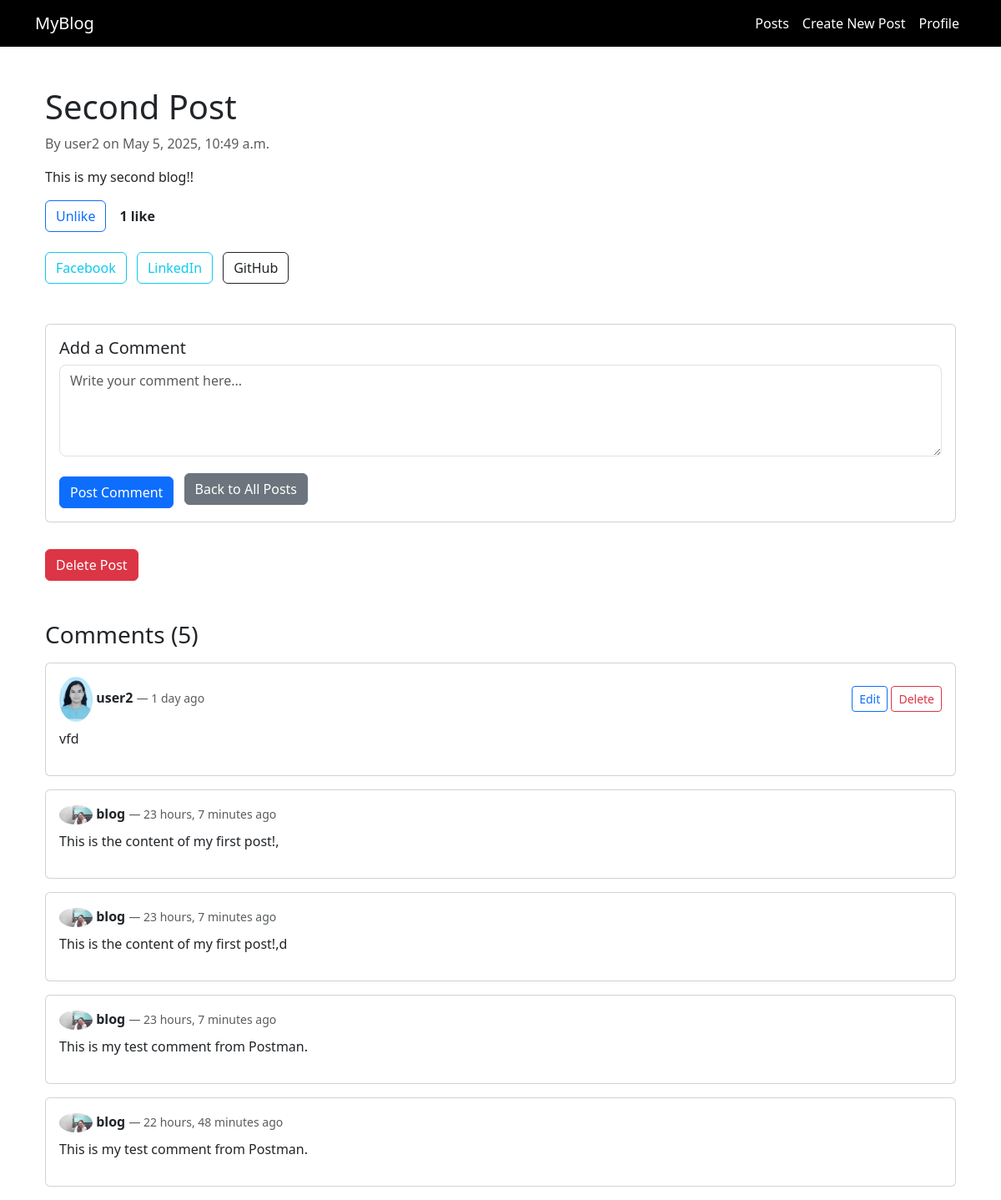
Page /post/54/ (signed in) on the committed database.
### blog/models.py (models this page shows, shortened)
class Post(models.Model):
    title = models.CharField(max_length=255)
    content = models.TextField()
    image = models.ImageField(upload_to='post_images/', blank=True, null=True)
    author = models.ForeignKey(User, on_delete=models.CASCADE)
    created_at = models.DateTimeField(auto_now_add=True)
    updated_at = models.DateTimeField(auto_now=True)
    likes = models.ManyToManyField(User, related_name='liked_posts', blank=True)
    total_likes = models.PositiveIntegerField(default=0)
    def total_likes(self):
        return self.likes.count()

class Comment(models.Model):
    post = models.ForeignKey(Post, related_name='comments', on_delete=models.CASCADE)
    author = models.ForeignKey(User, on_delete=models.CASCADE)
    content = models.TextField()
    created_at = models.DateTimeField(auto_now_add=True)
    updated_at = models.DateTimeField(auto_now=True)
    class Meta:
        permissions = [
            ("can_edit_comment", "Can edit comment"),
            ("can_delete_comment", "Can delete comment"),
        ]

class Profile(models.Model):
    user = models.OneToOneField(User, on_delete=models.CASCADE)
    profile_picture = models.ImageField(upload_to='profile_pics/', blank=True, null=True)
    first_name = models.CharField(max_length=100, blank=True, null=True)
    last_name = models.CharField(max_length=100, blank=True, null=True)
    email = models.EmailField(blank=True, null=True)

### blog/views.py (the view)
# urls.py: path('post/<int:pk>/', views.post_detail, name='post_detail'),  # frontend view
@login_required
def post_detail(request, pk):
    post = get_object_or_404(Post, pk=pk)
    if request.method == "POST":
        if request.user.is_authenticated:
            comment_form = CommentForm(request.POST)
            if comment_form.is_valid():
                comment = comment_form.save(commit=False)
                comment.author = request.user
                comment.post = post
                comment.save()
                return redirect('post_detail', pk=post.pk)
        else:
            return redirect('login')
    else:
        comment_form = CommentForm()
    comments = post.comments.all()
    return render(request, 'blog/post_detail.html', {
        'post': post,
        'comments': comments,
        'comment_form': comment_form
    })

### blog/forms.py
class CommentForm(forms.ModelForm):
    class Meta:
        model = Comment
        fields = ['content']
        widgets = {
            'content': forms.Textarea(attrs={
                'class': 'form-control rounded-3',
                'placeholder': 'Write your comment here...',
                'rows': 4,
            }),
        }

### blog/templates/blog/post_detail.html (shortened to what this page needs)
{% extends 'blog/base.html' %}
{% load static %}
{% block content %}
<div class="container mt-5">
    <div class="mb-5">
        <h1>{{ post.title }}</h1>
        <p class="text-muted">By {{ post.author }} on {{ post.created_at|date:"F j, Y, g:i a" }}</p>
        <p>{{ post.content }}</p>
        <div class="mt-3 d-flex align-items-center gap-3">
            <form method="post" action="{% url 'post_like' post.pk %}">
                <button type="submit" class="btn btn-outline-primary">
                    {% if user in post.likes.all %} Unlike {% else %} Like {% endif %}
                </button>
            </form>
            <span><strong>{{ post.total_likes }} like{{ post.total_likes|pluralize }}</strong></span>
        </div>
        <div class="mt-4">
            <a href="https://www.facebook.com/sharer/sharer.php?u={{ request.build_absolute_uri }}" target="_blank" class="btn btn-outline-info me-2">Facebook</a>
            <a href="https://www.linkedin.com/shareArticle?mini=true&url={{ request.build_absolute_uri }}" target="_blank" class="btn btn-outline-info me-2">LinkedIn</a>
            <a href="https://github.com" target="_blank" class="btn btn-outline-dark">GitHub</a>
        </div>
    </div>
    <div class="card my-4">
        <div class="card-body">
            <h5 class="card-title">Add a Comment</h5>
            <form method="post" novalidate>
                <div class="form-group mb-3">
                    {{ comment_form.content }}
                </div>
                <button type="submit" class="btn btn-primary mt-2">Post Comment</button>
                <a href="{% url 'post_list' %}" class="btn btn-secondary ms-2">Back to All Posts</a>
            </form>
        </div>
    </div>
    {% if user == post.author %}
    <form method="post" action="{% url 'post_delete' post.pk %}">
        <button type="submit" class="btn btn-danger mt-2">Delete Post</button>
    </form>
    {% endif %}
    <h3 class="mt-5 mb-3">Comments ({{ post.comments.count }})</h3>
    {% for comment in post.comments.all %}
    <div class="card mb-3">
        <div class="card-body">
            <div class="d-flex justify-content-between align-items-center">
                <div>
                    {% if comment.author.profile.profile_picture %}
                        <img src="{{ comment.author.profile.profile_picture.url }}" class="rounded-circle" width="40" alt="Profile">
                    {% else %}
                        <img src="{% static 'default-avatar.jpg' %}" class="rounded-circle" width="40" alt="Profile">
                    {% endif %}
                    <strong>{{ comment.author.username }}</strong>
                    <small class="text-muted"> — {{ comment.created_at|timesince }} ago</small>
                </div>
                {% if user == comment.author %}
                <div>
                    <a href="{% url 'comment_edit' comment.pk %}" class="btn btn-sm btn-outline-primary">Edit</a>
                    <a href="{% url 'comment_delete' comment.pk %}" class="btn btn-sm btn-outline-danger">Delete</a>
                </div>
                {% endif %}
            </div>
            <p class="mt-2">{{ comment.content }}</p>
        </div>
    </div>
    {% empty %}
    <p>No comments yet. Be the first to comment!</p>
    {% endfor %}
</div>
{% endblock %}

### blog/templates/blog/base.html (style rules this page uses)
.card { margin-bottom: 20px; }

### rows in the picture
Post: title "Second Post", author "user2", created_at "May 5, 2025, 10:49 a.m.", content "This is my second blog!!", total_likes "1", comments.count "5"
Comment: author.profile.profile_picture (picture), author.username "user2", created_at "1 day", shows "Edit", content "vfd"
Comment: author.profile.profile_picture (picture), author.username "blog", created_at "23 hours, 7 minutes", content "This is the content of my first post!,"
Comment: author.profile.profile_picture (picture), author.username "blog", created_at "23 hours, 7 minutes", content "This is the content of my first post!,d"
Comment: author.profile.profile_picture (picture), author.username "blog", created_at "23 hours, 7 minutes", content "This is my test comment from Postman."
Comment: author.profile.profile_picture (picture), author.username "blog", created_at "22 hours, 48 minutes", content "This is my test comment from Postman."
